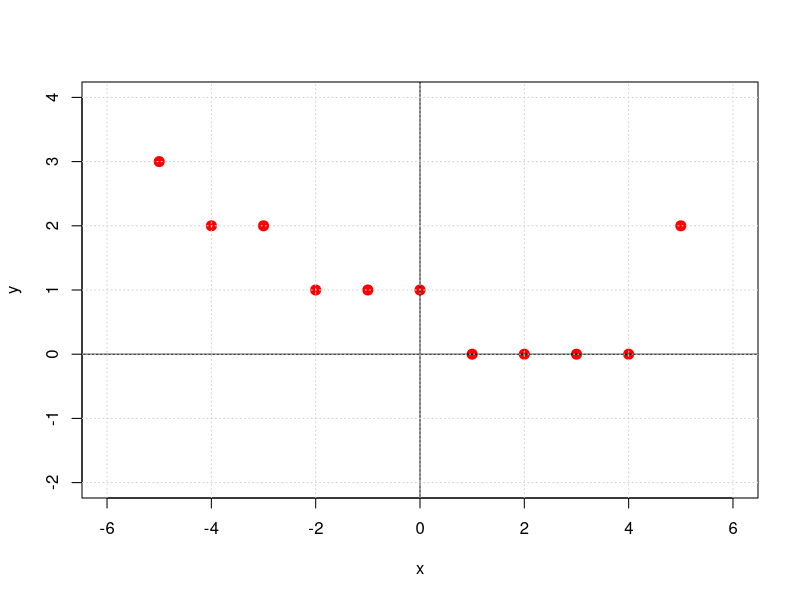

Reproduce this figure in R. (Note: this script raises an error after producing the figure.)
# (1) The data -----------------------------------------------------
x = c(-5,-4,-3,-2,-1,0,1,2,3,4,5)
y = c(3,2,2,1,1,1,0,0,0,0,2)
plot(x,y,col='red',pch=20,cex=2,xlim=c(-6,6),ylim=c(-2,4))
abline(0,0)
abline(v=0)
grid()

# # # (2) Interpolating polynomial: degree 10 -------------------------
# # coeffs = NewtonDD(x,y)
# # p = function(z) Horner(coeffs,z,x)
# # rxx = seq(-6,6,len=1000)
# # lines(xx,p(xx),col='black')
# 
# # # (3) Least Squares Fit: degree k  -------------------------------
k = 2
A = matrix(nrow=length(x),ncol=(k+1))
for (i in 0:k)  A[,i+1] = x^(i) # set up A

coeffs = solve(t(A)%*%A, t(A)%*%y) # this x bar
print("polynomial coefficients:")
print(t(coeffs))
q = function(z) Horner(coeffs,z) # this is used for ploting 
xx = seq(-6,6,len=1000)
lines(xx,q(xx),col='blue')

# # (3) plot bhat: the predicted values ------------------------------
bhat = A %*% coeffs
points(x,bhat,col='black',pch=19,cex=.5)

# # (4) plot r: the residuals ----------------------------------------
r = y - bhat
#this draw vertical lines connecting actual value and predicted value
for (i in 1:length(x)) lines(c(x[i],x[i]),c(y[i],bhat[i]))

# # (5) Squared Error ------------------------------------------------
print("squared error of the model, SE:")
SE = t(r) %*% r
print(c(SE,sqrt(SE)))

# # (6) Root mean Squared Error, RMSE --------------------------------
print("RMSE:")
RMSE = sqrt(SE/(k+1))
print(c(RMSE))
 
# # r^2  -----------------------------------------------------------
SE0 = sum((y-mean(y))^2)
rSquare = (SE0 - SE)/SE0
rSquareAdj = 1 -(SE/(length(x)-(k+1)))/(SE0/(length(x)-1))
print(c(rSquare,rSquareAdj)) #rSquaredAdj is ra^2
# 
# # Statistical Modeling -------------------------------------------
mod = lm(y ~ poly(x,k))
print(summary(mod))